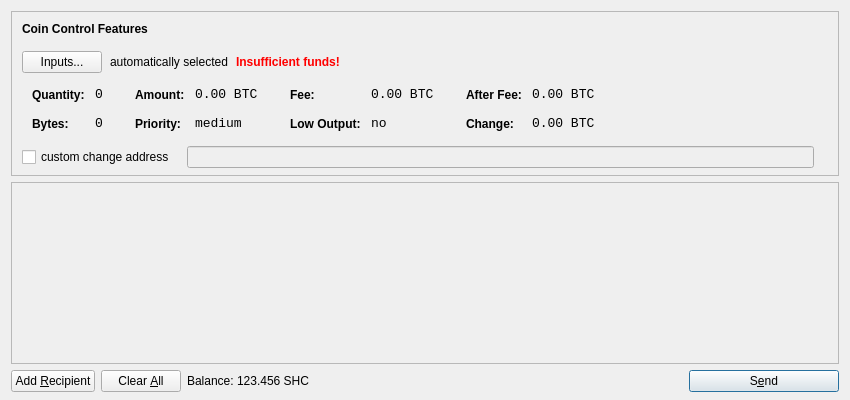
<?xml version="1.0" encoding="UTF-8"?>
<ui version="4.0">
 <class>SendCoinsDialog</class>
 <widget class="QDialog" name="SendCoinsDialog">
  <property name="geometry">
   <rect>
    <x>0</x>
    <y>0</y>
    <width>850</width>
    <height>400</height>
   </rect>
  </property>
  <property name="windowTitle">
   <string>Send Coins</string>
  </property>
  <layout class="QVBoxLayout" name="verticalLayout" stretch="0,1,0">
   <property name="bottomMargin">
    <number>8</number>
   </property>
   <item>
    <widget class="QFrame" name="frameCoinControl">
     <property name="sizePolicy">
      <sizepolicy hsizetype="Expanding" vsizetype="Expanding">
       <horstretch>0</horstretch>
       <verstretch>0</verstretch>
      </sizepolicy>
     </property>
     <property name="maximumSize">
      <size>
       <width>16777215</width>
       <height>16777215</height>
      </size>
     </property>
     <property name="frameShape">
      <enum>QFrame::StyledPanel</enum>
     </property>
     <property name="frameShadow">
      <enum>QFrame::Sunken</enum>
     </property>
     <layout class="QVBoxLayout" name="verticalLayoutCoinControl2">
      <property name="spacing">
       <number>-1</number>
      </property>
      <property name="leftMargin">
       <number>0</number>
      </property>
      <property name="topMargin">
       <number>0</number>
      </property>
      <property name="rightMargin">
       <number>0</number>
      </property>
      <property name="bottomMargin">
       <number>6</number>
      </property>
      <item>
       <layout class="QVBoxLayout" name="verticalLayoutCoinControl" stretch="0,0,0,0,1">
        <property name="spacing">
         <number>0</number>
        </property>
        <property name="leftMargin">
         <number>10</number>
        </property>
        <property name="topMargin">
         <number>10</number>
        </property>
        <item>
         <layout class="QHBoxLayout" name="horizontalLayoutCoinControl1">
          <property name="bottomMargin">
           <number>15</number>
          </property>
          <item>
           <widget class="QLabel" name="labelCoinControlFeatures">
            <property name="sizePolicy">
             <sizepolicy hsizetype="Preferred" vsizetype="Maximum">
              <horstretch>0</horstretch>
              <verstretch>0</verstretch>
             </sizepolicy>
            </property>
            <property name="font">
             <font>
              <weight>75</weight>
              <bold>true</bold>
             </font>
            </property>
            <property name="styleSheet">
             <string notr="true">font-weight:bold;</string>
            </property>
            <property name="text">
             <string>Coin Control Features</string>
            </property>
           </widget>
          </item>
         </layout>
        </item>
        <item>
         <layout class="QHBoxLayout" name="horizontalLayoutCoinControl2" stretch="0,0,0,0">
          <property name="spacing">
           <number>8</number>
          </property>
          <property name="bottomMargin">
           <number>10</number>
          </property>
          <item>
           <widget class="QPushButton" name="pushButtonCoinControl">
            <property name="styleSheet">
             <string notr="true"/>
            </property>
            <property name="text">
             <string>Inputs...</string>
            </property>
           </widget>
          </item>
          <item>
           <widget class="QLabel" name="labelCoinControlAutomaticallySelected">
            <property name="text">
             <string>automatically selected</string>
            </property>
            <property name="margin">
             <number>5</number>
            </property>
           </widget>
          </item>
          <item>
           <widget class="QLabel" name="labelCoinControlInsuffFunds">
            <property name="font">
             <font>
              <weight>75</weight>
              <bold>true</bold>
             </font>
            </property>
            <property name="styleSheet">
             <string notr="true">color:red;font-weight:bold;</string>
            </property>
            <property name="text">
             <string>Insufficient funds!</string>
            </property>
            <property name="margin">
             <number>5</number>
            </property>
           </widget>
          </item>
          <item>
           <spacer name="horizontalSpacerCoinControl">
            <property name="orientation">
             <enum>Qt::Horizontal</enum>
            </property>
            <property name="sizeHint" stdset="0">
             <size>
              <width>40</width>
              <height>1</height>
             </size>
            </property>
           </spacer>
          </item>
         </layout>
        </item>
        <item>
         <widget class="QWidget" name="widgetCoinControl" native="true">
          <property name="sizePolicy">
           <sizepolicy hsizetype="Preferred" vsizetype="Preferred">
            <horstretch>0</horstretch>
            <verstretch>0</verstretch>
           </sizepolicy>
          </property>
          <property name="minimumSize">
           <size>
            <width>0</width>
            <height>0</height>
           </size>
          </property>
          <property name="styleSheet">
           <string notr="true"/>
          </property>
          <layout class="QHBoxLayout" name="horizontalLayoutCoinControl5">
           <property name="margin">
            <number>0</number>
           </property>
           <item>
            <layout class="QHBoxLayout" name="horizontalLayoutCoinControl3" stretch="0,0,0,1">
             <property name="spacing">
              <number>20</number>
             </property>
             <property name="topMargin">
              <number>0</number>
             </property>
             <property name="bottomMargin">
              <number>10</number>
             </property>
             <item>
              <layout class="QFormLayout" name="formLayoutCoinControl1">
               <property name="horizontalSpacing">
                <number>10</number>
               </property>
               <property name="verticalSpacing">
                <number>14</number>
               </property>
               <property name="leftMargin">
                <number>10</number>
               </property>
               <property name="topMargin">
                <number>4</number>
               </property>
               <property name="rightMargin">
                <number>6</number>
               </property>
               <item row="0" column="0">
                <widget class="QLabel" name="labelCoinControlQuantityText">
                 <property name="styleSheet">
                  <string notr="true">font-weight:bold;</string>
                 </property>
                 <property name="text">
                  <string>Quantity:</string>
                 </property>
                 <property name="margin">
                  <number>0</number>
                 </property>
                </widget>
               </item>
               <item row="0" column="1">
                <widget class="QLabel" name="labelCoinControlQuantity">
                 <property name="font">
                  <font>
                   <family>Monospace</family>
                   <pointsize>10</pointsize>
                  </font>
                 </property>
                 <property name="cursor">
                  <cursorShape>IBeamCursor</cursorShape>
                 </property>
                 <property name="contextMenuPolicy">
                  <enum>Qt::ActionsContextMenu</enum>
                 </property>
                 <property name="text">
                  <string notr="true">0</string>
                 </property>
                 <property name="margin">
                  <number>0</number>
                 </property>
                 <property name="textInteractionFlags">
                  <set>Qt::LinksAccessibleByMouse|Qt::TextSelectableByKeyboard|Qt::TextSelectableByMouse</set>
                 </property>
                </widget>
               </item>
               <item row="1" column="0">
                <widget class="QLabel" name="labelCoinControlBytesText">
                 <property name="styleSheet">
                  <string notr="true">font-weight:bold;</string>
                 </property>
                 <property name="text">
                  <string>Bytes:</string>
                 </property>
                </widget>
               </item>
               <item row="1" column="1">
                <widget class="QLabel" name="labelCoinControlBytes">
                 <property name="font">
                  <font>
                   <family>Monospace</family>
                   <pointsize>10</pointsize>
                  </font>
                 </property>
                 <property name="cursor">
                  <cursorShape>IBeamCursor</cursorShape>
                 </property>
                 <property name="contextMenuPolicy">
                  <enum>Qt::ActionsContextMenu</enum>
                 </property>
                 <property name="text">
                  <string notr="true">0</string>
                 </property>
                 <property name="textInteractionFlags">
                  <set>Qt::LinksAccessibleByMouse|Qt::TextSelectableByKeyboard|Qt::TextSelectableByMouse</set>
                 </property>
                </widget>
               </item>
              </layout>
             </item>
             <item>
              <layout class="QFormLayout" name="formLayoutCoinControl2">
               <property name="horizontalSpacing">
                <number>10</number>
               </property>
               <property name="verticalSpacing">
                <number>14</number>
               </property>
               <property name="leftMargin">
                <number>6</number>
               </property>
               <property name="topMargin">
                <number>4</number>
               </property>
               <property name="rightMargin">
                <number>6</number>
               </property>
               <item row="0" column="0">
                <widget class="QLabel" name="labelCoinControlAmountText">
                 <property name="styleSheet">
                  <string notr="true">font-weight:bold;</string>
                 </property>
                 <property name="text">
                  <string>Amount:</string>
                 </property>
                 <property name="margin">
                  <number>0</number>
                 </property>
                </widget>
               </item>
               <item row="0" column="1">
                <widget class="QLabel" name="labelCoinControlAmount">
                 <property name="font">
                  <font>
                   <family>Monospace</family>
                   <pointsize>10</pointsize>
                  </font>
                 </property>
                 <property name="cursor">
                  <cursorShape>IBeamCursor</cursorShape>
                 </property>
                 <property name="contextMenuPolicy">
                  <enum>Qt::ActionsContextMenu</enum>
                 </property>
                 <property name="text">
                  <string notr="true">0.00 BTC</string>
                 </property>
                 <property name="textInteractionFlags">
                  <set>Qt::LinksAccessibleByMouse|Qt::TextSelectableByKeyboard|Qt::TextSelectableByMouse</set>
                 </property>
                </widget>
               </item>
               <item row="1" column="0">
                <widget class="QLabel" name="labelCoinControlPriorityText">
                 <property name="styleSheet">
                  <string notr="true">font-weight:bold;</string>
                 </property>
                 <property name="text">
                  <string>Priority:</string>
                 </property>
                </widget>
               </item>
               <item row="1" column="1">
                <widget class="QLabel" name="labelCoinControlPriority">
                 <property name="font">
                  <font>
                   <family>Monospace</family>
                   <pointsize>10</pointsize>
                  </font>
                 </property>
                 <property name="cursor">
                  <cursorShape>IBeamCursor</cursorShape>
                 </property>
                 <property name="contextMenuPolicy">
                  <enum>Qt::ActionsContextMenu</enum>
                 </property>
                 <property name="text">
                  <string>medium</string>
                 </property>
                 <property name="textInteractionFlags">
                  <set>Qt::LinksAccessibleByMouse|Qt::TextSelectableByKeyboard|Qt::TextSelectableByMouse</set>
                 </property>
                </widget>
               </item>
              </layout>
             </item>
             <item>
              <layout class="QFormLayout" name="formLayoutCoinControl3">
               <property name="horizontalSpacing">
                <number>10</number>
               </property>
               <property name="verticalSpacing">
                <number>14</number>
               </property>
               <property name="leftMargin">
                <number>6</number>
               </property>
               <property name="topMargin">
                <number>4</number>
               </property>
               <property name="rightMargin">
                <number>6</number>
               </property>
               <item row="0" column="0">
                <widget class="QLabel" name="labelCoinControlFeeText">
                 <property name="styleSheet">
                  <string notr="true">font-weight:bold;</string>
                 </property>
                 <property name="text">
                  <string>Fee:</string>
                 </property>
                 <property name="margin">
                  <number>0</number>
                 </property>
                </widget>
               </item>
               <item row="0" column="1">
                <widget class="QLabel" name="labelCoinControlFee">
                 <property name="font">
                  <font>
                   <family>Monospace</family>
                   <pointsize>10</pointsize>
                  </font>
                 </property>
                 <property name="cursor">
                  <cursorShape>IBeamCursor</cursorShape>
                 </property>
                 <property name="contextMenuPolicy">
                  <enum>Qt::ActionsContextMenu</enum>
                 </property>
                 <property name="text">
                  <string notr="true">0.00 BTC</string>
                 </property>
                 <property name="textInteractionFlags">
                  <set>Qt::LinksAccessibleByMouse|Qt::TextSelectableByKeyboard|Qt::TextSelectableByMouse</set>
                 </property>
                </widget>
               </item>
               <item row="1" column="0">
                <widget class="QLabel" name="labelCoinControlLowOutputText">
                 <property name="styleSheet">
                  <string notr="true">font-weight:bold;</string>
                 </property>
                 <property name="text">
                  <string>Low Output:</string>
                 </property>
                </widget>
               </item>
               <item row="1" column="1">
                <widget class="QLabel" name="labelCoinControlLowOutput">
                 <property name="font">
                  <font>
                   <family>Monospace</family>
                   <pointsize>10</pointsize>
                  </font>
                 </property>
                 <property name="cursor">
                  <cursorShape>IBeamCursor</cursorShape>
                 </property>
                 <property name="contextMenuPolicy">
                  <enum>Qt::ActionsContextMenu</enum>
                 </property>
                 <property name="text">
                  <string>no</string>
                 </property>
                 <property name="textInteractionFlags">
                  <set>Qt::LinksAccessibleByMouse|Qt::TextSelectableByKeyboard|Qt::TextSelectableByMouse</set>
                 </property>
                </widget>
               </item>
              </layout>
             </item>
             <item>
              <layout class="QFormLayout" name="formLayoutCoinControl4">
               <property name="horizontalSpacing">
                <number>10</number>
               </property>
               <property name="verticalSpacing">
                <number>14</number>
               </property>
               <property name="leftMargin">
                <number>6</number>
               </property>
               <property name="topMargin">
                <number>4</number>
               </property>
               <property name="rightMargin">
                <number>6</number>
               </property>
               <item row="0" column="0">
                <widget class="QLabel" name="labelCoinControlAfterFeeText">
                 <property name="styleSheet">
                  <string notr="true">font-weight:bold;</string>
                 </property>
                 <property name="text">
                  <string>After Fee:</string>
                 </property>
                 <property name="margin">
                  <number>0</number>
                 </property>
                </widget>
               </item>
               <item row="0" column="1">
                <widget class="QLabel" name="labelCoinControlAfterFee">
                 <property name="font">
                  <font>
                   <family>Monospace</family>
                   <pointsize>10</pointsize>
                  </font>
                 </property>
                 <property name="cursor">
                  <cursorShape>IBeamCursor</cursorShape>
                 </property>
                 <property name="contextMenuPolicy">
                  <enum>Qt::ActionsContextMenu</enum>
                 </property>
                 <property name="text">
                  <string notr="true">0.00 BTC</string>
                 </property>
                 <property name="textInteractionFlags">
                  <set>Qt::LinksAccessibleByMouse|Qt::TextSelectableByKeyboard|Qt::TextSelectableByMouse</set>
                 </property>
                </widget>
               </item>
               <item row="1" column="0">
                <widget class="QLabel" name="labelCoinControlChangeText">
                 <property name="styleSheet">
                  <string notr="true">font-weight:bold;</string>
                 </property>
                 <property name="text">
                  <string>Change:</string>
                 </property>
                </widget>
               </item>
               <item row="1" column="1">
                <widget class="QLabel" name="labelCoinControlChange">
                 <property name="font">
                  <font>
                   <family>Monospace</family>
                   <pointsize>10</pointsize>
                  </font>
                 </property>
                 <property name="cursor">
                  <cursorShape>IBeamCursor</cursorShape>
                 </property>
                 <property name="contextMenuPolicy">
                  <enum>Qt::ActionsContextMenu</enum>
                 </property>
                 <property name="text">
                  <string notr="true">0.00 BTC</string>
                 </property>
                 <property name="textInteractionFlags">
                  <set>Qt::LinksAccessibleByMouse|Qt::TextSelectableByKeyboard|Qt::TextSelectableByMouse</set>
                 </property>
                </widget>
               </item>
              </layout>
             </item>
            </layout>
           </item>
          </layout>
         </widget>
        </item>
        <item>
         <layout class="QHBoxLayout" name="horizontalLayoutCoinControl4" stretch="0,0,0">
          <property name="spacing">
           <number>12</number>
          </property>
          <property name="sizeConstraint">
           <enum>QLayout::SetDefaultConstraint</enum>
          </property>
          <property name="topMargin">
           <number>5</number>
          </property>
          <property name="rightMargin">
           <number>5</number>
          </property>
          <item>
           <widget class="QCheckBox" name="checkBoxCoinControlChange">
            <property name="text">
             <string>custom change address</string>
            </property>
           </widget>
          </item>
          <item>
           <widget class="QLineEdit" name="lineEditCoinControlChange">
            <property name="enabled">
             <bool>false</bool>
            </property>
            <property name="sizePolicy">
             <sizepolicy hsizetype="Expanding" vsizetype="Fixed">
              <horstretch>0</horstretch>
              <verstretch>0</verstretch>
             </sizepolicy>
            </property>
           </widget>
          </item>
          <item>
           <widget class="QLabel" name="labelCoinControlChangeLabel">
            <property name="sizePolicy">
             <sizepolicy hsizetype="Preferred" vsizetype="Expanding">
              <horstretch>0</horstretch>
              <verstretch>0</verstretch>
             </sizepolicy>
            </property>
            <property name="minimumSize">
             <size>
              <width>0</width>
              <height>0</height>
             </size>
            </property>
            <property name="text">
             <string/>
            </property>
            <property name="margin">
             <number>3</number>
            </property>
           </widget>
          </item>
         </layout>
        </item>
        <item>
         <spacer name="verticalSpacerCoinControl">
          <property name="orientation">
           <enum>Qt::Vertical</enum>
          </property>
          <property name="sizeHint" stdset="0">
           <size>
            <width>800</width>
            <height>1</height>
           </size>
          </property>
         </spacer>
        </item>
       </layout>
      </item>
     </layout>
    </widget>
   </item>
   <item>
    <widget class="QScrollArea" name="scrollArea">
     <property name="widgetResizable">
      <bool>true</bool>
     </property>
     <widget class="QWidget" name="scrollAreaWidgetContents">
      <property name="geometry">
       <rect>
        <x>0</x>
        <y>0</y>
        <width>830</width>
        <height>165</height>
       </rect>
      </property>
      <layout class="QVBoxLayout" name="verticalLayout_2">
       <property name="margin">
        <number>0</number>
       </property>
       <item>
        <layout class="QVBoxLayout" name="entries">
         <property name="spacing">
          <number>6</number>
         </property>
        </layout>
       </item>
       <item>
        <spacer name="verticalSpacer">
         <property name="orientation">
          <enum>Qt::Vertical</enum>
         </property>
         <property name="sizeHint" stdset="0">
          <size>
           <width>20</width>
           <height>40</height>
          </size>
         </property>
        </spacer>
       </item>
      </layout>
     </widget>
    </widget>
   </item>
   <item>
    <layout class="QHBoxLayout" name="horizontalLayout">
     <item>
      <widget class="QPushButton" name="addButton">
       <property name="toolTip">
        <string>Send to multiple recipients at once</string>
       </property>
       <property name="text">
        <string>Add &amp;Recipient</string>
       </property>
       <property name="icon">
        <iconset resource="../bitcoin.qrc">
         <normaloff>:/icons/add</normaloff>:/icons/add</iconset>
       </property>
       <property name="autoDefault">
        <bool>false</bool>
       </property>
      </widget>
     </item>
     <item>
      <widget class="QPushButton" name="clearButton">
       <property name="sizePolicy">
        <sizepolicy hsizetype="Minimum" vsizetype="Fixed">
         <horstretch>0</horstretch>
         <verstretch>0</verstretch>
        </sizepolicy>
       </property>
       <property name="toolTip">
        <string>Remove all transaction fields</string>
       </property>
       <property name="text">
        <string>Clear &amp;All</string>
       </property>
       <property name="icon">
        <iconset resource="../bitcoin.qrc">
         <normaloff>:/icons/remove</normaloff>:/icons/remove</iconset>
       </property>
       <property name="autoRepeatDelay">
        <number>300</number>
       </property>
       <property name="autoDefault">
        <bool>false</bool>
       </property>
      </widget>
     </item>
     <item>
      <layout class="QHBoxLayout" name="horizontalLayout_2">
       <property name="spacing">
        <number>3</number>
       </property>
       <item>
        <widget class="QLabel" name="label">
         <property name="text">
          <string>Balance:</string>
         </property>
        </widget>
       </item>
       <item>
        <widget class="QLabel" name="labelBalance">
         <property name="cursor">
          <cursorShape>IBeamCursor</cursorShape>
         </property>
         <property name="text">
          <string>123.456 SHC</string>
         </property>
         <property name="textInteractionFlags">
          <set>Qt::LinksAccessibleByMouse|Qt::TextSelectableByKeyboard|Qt::TextSelectableByMouse</set>
         </property>
        </widget>
       </item>
      </layout>
     </item>
     <item>
      <spacer name="horizontalSpacer">
       <property name="orientation">
        <enum>Qt::Horizontal</enum>
       </property>
       <property name="sizeHint" stdset="0">
        <size>
         <width>40</width>
         <height>20</height>
        </size>
       </property>
      </spacer>
     </item>
     <item>
      <widget class="QPushButton" name="sendButton">
       <property name="minimumSize">
        <size>
         <width>150</width>
         <height>0</height>
        </size>
       </property>
       <property name="toolTip">
        <string>Confirm the send action</string>
       </property>
       <property name="text">
        <string>S&amp;end</string>
       </property>
       <property name="icon">
        <iconset resource="../bitcoin.qrc">
         <normaloff>:/icons/send</normaloff>:/icons/send</iconset>
       </property>
       <property name="default">
        <bool>true</bool>
       </property>
      </widget>
     </item>
    </layout>
   </item>
  </layout>
 </widget>
 <resources>
  <include location="../bitcoin.qrc"/>
 </resources>
 <connections/>
</ui>
